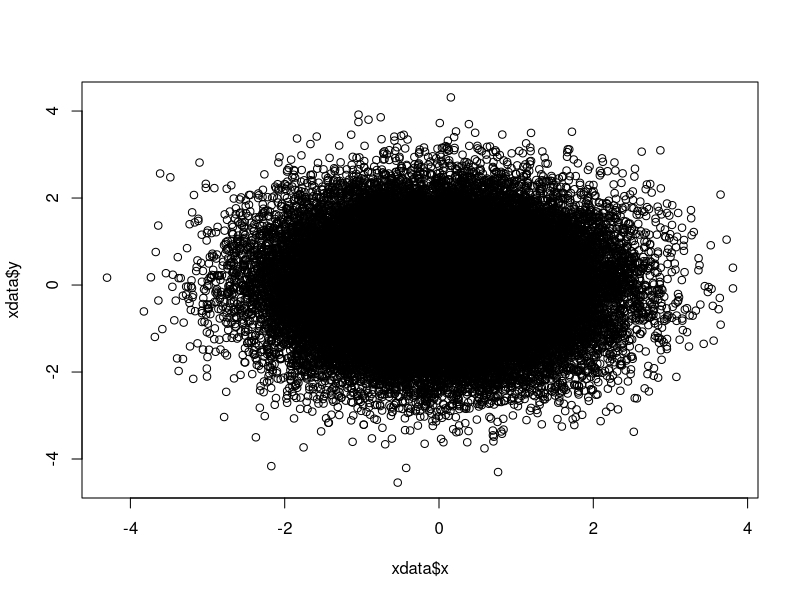

The R script that drew this image:
# create a data set
set.seed(1)
xdata <- data.frame(x = rnorm(50000), y = rnorm(50000))

# so this is the figure...
png("lowresfig.png")
plot(xdata$x, xdata$y)
dev.off()

